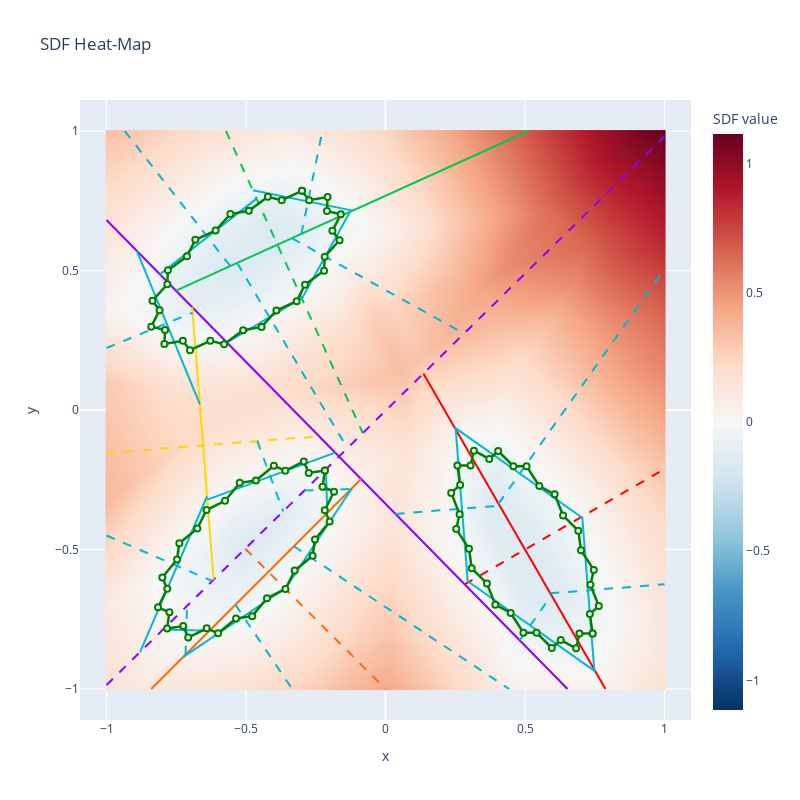

The cell this chart's notebook holds for it:
### Code cell
# Import the new refactored functions
from ainr.vis import plot_sdf_heatmap, plot_splines

# Example 1: Plot just the SDF heatmap with polygons and spline lines
plot_sdf_heatmap(mlp, splines=splines, polygons=polygons, interactive=True)

# Example 2: Plot splines separately (PC1 | PC2 per row)
plot_splines(splines, interactive=True)

# Example 3: Interactive versions (requires plotly)
# plot_sdf_heatmap(mlp, splines=splines, polygons=polygons, interactive=True)
# plot_splines(splines, interactive=True)

### Figure 1 — Plotly figure (JSON) as saved in the notebook; plotly's stock layout.template omitted (floating-point values rounded to 4 significant figures; data arrays with more than 128 entries replaced by an {"elided": "..."} marker saying what was removed)
{"data": [{"colorbar": {"title": {"text": "SDF value"}}, "colorscale": [[0, "rgb(5,48,97)"], [0.1, "rgb(33,102,172)"], [0.2, "rgb(67,147,195)"], [0.3, "rgb(146,197,222)"], [0.4, "rgb(209,229,240)"], [0.5, "rgb(247,247,247)"], [0.6, "rgb(253,219,199)"], [0.7, "rgb(244,165,130)"], [0.8, "rgb(214,96,77)"], [0.9, "rgb(178,24,43)"], [1, "rgb(103,0,31)"]], "type": "heatmap", "x": {"elided": "300 float values"}, "y": {"elided": "300 float values"}, "z": {"elided": "300x300 float values"}, "zmid": 0}, {"line": {"color": "#8B00FF", "dash": "solid", "width": 2}, "mode": "lines", "name": "D0: pc1", "showlegend": false, "type": "scatter", "x": [-1, 0.6526], "y": [0.681, -1]}, {"line": {"color": "#8B00FF", "dash": "dash", "width": 2}, "mode": "lines", "name": "D0: pc2", "showlegend": false, "type": "scatter", "x": [-1, 1], "y": [-0.9859, 0.9803]}, {"line": {"color": "#FF0000", "dash": "solid", "width": 2}, "mode": "lines", "name": "D1: ++/pc1", "showlegend": false, "type": "scatter", "x": [0.1358, 0.7887], "y": [0.1307, -1]}, {"line": {"color": "#FF0000", "dash": "dash", "width": 2}, "mode": "lines", "name": "D1: ++/pc2", "showlegend": false, "type": "scatter", "x": [0.2838, 1], "y": [-0.6248, -0.2113]}, {"line": {"color": "#00B8D4", "dash": "solid", "width": 2}, "mode": "lines", "name": "D2: ++/++/pc1", "showlegend": false, "type": "scatter", "x": [0.705, 0.7482], "y": [-0.3816, -0.93]}, {"line": {"color": "#00B8D4", "dash": "dash", "width": 2}, "mode": "lines", "name": "D2: ++/++/pc2", "showlegend": false, "type": "scatter", "x": [0.5907, 1], "y": [-0.657, -0.6248]}, {"line": {"color": "#00B8D4", "dash": "solid", "width": 2}, "mode": "lines", "name": "D2: ++/+-/pc1", "showlegend": false, "type": "scatter", "x": [0.2986, 0.7526], "y": [-0.6163, -0.9375]}, {"line": {"color": "#00B8D4", "dash": "dash", "width": 2}, "mode": "lines", "name": "D2: ++/+-/pc2", "showlegend": false, "type": "scatter", "x": [0.4809, 0.5948], "y": [-0.8254, -0.6643]}, {"line": {"color": "#00B8D4", "dash": "solid", "width": 2}, "mode": "lines", "name": "D2: ++/--/pc1", "showlegend": false, "type": "scatter", "x": [0.2518, 0.295], "y": [-0.07004, -0.6184]}, {"line": {"color": "#00B8D4", "dash": "dash", "width": 2}, "mode": "lines", "name": "D2: ++/--/pc2", "showlegend": false, "type": "scatter", "x": [0.0356, 0.4093], "y": [-0.3724, -0.343]}, {"line": {"color": "#00B8D4", "dash": "solid", "width": 2}, "mode": "lines", "name": "D2: ++/-+/pc1", "showlegend": false, "type": "scatter", "x": [0.2474, 0.7014], "y": [-0.06249, -0.3837]}, {"line": {"color": "#00B8D4", "dash": "dash", "width": 2}, "mode": "lines", "name": "D2: ++/-+/pc2", "showlegend": false, "type": "scatter", "x": [0.4052, 1], "y": [-0.3357, 0.5051]}, {"line": {"color": "#FF6B00", "dash": "solid", "width": 2}, "mode": "lines", "name": "D1: +-/pc1", "showlegend": false, "type": "scatter", "x": [-0.8396, -0.08715], "y": [-1, -0.2475]}, {"line": {"color": "#FF6B00", "dash": "dash", "width": 2}, "mode": "lines", "name": "D1: +-/pc2", "showlegend": false, "type": "scatter", "x": [-0.5028, -3.886e-16], "y": [-0.4972, -1]}, {"line": {"color": "#00B8D4", "dash": "solid", "width": 2}, "mode": "lines", "name": "D2: +-/++/pc1", "showlegend": false, "type": "scatter", "x": [-0.3592, -0.1207], "y": [-0.6408, -0.2811]}, {"line": {"color": "#00B8D4", "dash": "dash", "width": 2}, "mode": "lines", "name": "D2: +-/++/pc2", "showlegend": false, "type": "scatter", "x": [-0.3281, 0.4432], "y": [-0.4885, -1]}, {"line": {"color": "#00B8D4", "dash": "solid", "width": 2}, "mode": "lines", "name": "D2: +-/+-/pc1", "showlegend": false, "type": "scatter", "x": [-0.2134, -0.2087], "y": [-0.2126, -0.3691]}, {"line": {"color": "#00B8D4", "dash": "dash", "width": 2}, "mode": "lines", "name": "D2: +-/+-/pc2", "showlegend": false, "type": "scatter", "x": [-0.2905, -0.123], "y": [-0.2884, -0.2834]}, {"line": {"color": "#00B8D4", "dash": "solid", "width": 2}, "mode": "lines", "name": "D2: +-/--/pc1", "showlegend": false, "type": "scatter", "x": [-0.797, -0.6309], "y": [-0.7863, -0.7913]}, {"line": {"color": "#00B8D4", "dash": "dash", "width": 2}, "mode": "lines", "name": "D2: +-/--/pc2", "showlegend": false, "type": "scatter", "x": [-0.7166, -0.7114], "y": [-0.877, -0.7022]}, {"line": {"color": "#00B8D4", "dash": "solid", "width": 2}, "mode": "lines", "name": "D2: +-/-+/pc1", "showlegend": false, "type": "scatter", "x": [-0.7242, -0.3602], "y": [-0.8846, -0.6398]}, {"line": {"color": "#00B8D4", "dash": "dash", "width": 2}, "mode": "lines", "name": "D2: +-/-+/pc2", "showlegend": false, "type": "scatter", "x": [-0.5378, -0.3347], "y": [-0.6982, -1]}, {"line": {"color": "#FFD700", "dash": "solid", "width": 2}, "mode": "lines", "name": "D1: --/pc1", "showlegend": false, "type": "scatter", "x": [-0.6928, -0.6159], "y": [0.3686, -0.6083]}, {"line": {"color": "#FFD700", "dash": "dash", "width": 2}, "mode": "lines", "name": "D1: --/pc2", "showlegend": false, "type": "scatter", "x": [-1, -0.2381], "y": [-0.154, -0.09399]}, {"line": {"color": "#00B8D4", "dash": "solid", "width": 2}, "mode": "lines", "name": "D2: --/++/pc1", "showlegend": false, "type": "scatter", "x": [-0.6386, -0.1803], "y": [-0.321, -0.1528]}, {"line": {"color": "#00B8D4", "dash": "dash", "width": 2}, "mode": "lines", "name": "D2: --/++/pc2", "showlegend": false, "type": "scatter", "x": [-0.4592, -0.3668], "y": [-0.1114, -0.3634]}, {"line": {"color": "#00B8D4", "dash": "solid", "width": 2}, "mode": "lines", "name": "D2: --/+-/pc1", "showlegend": false, "type": "scatter", "x": [-0.8797, -0.6395], "y": [-0.8676, -0.3092]}, {"line": {"color": "#00B8D4", "dash": "dash", "width": 2}, "mode": "lines", "name": "D2: --/+-/pc2", "showlegend": false, "type": "scatter", "x": [-1, -0.6206], "y": [-0.4498, -0.613]}, {"line": {"color": "#00B8D4", "dash": "solid", "width": 2}, "mode": "lines", "name": "D2: --/--/pc1", "showlegend": false, "type": "scatter", "x": [-0.8913, -0.6655], "y": [0.5704, 0.02076]}, {"line": {"color": "#00B8D4", "dash": "dash", "width": 2}, "mode": "lines", "name": "D2: --/--/pc2", "showlegend": false, "type": "scatter", "x": [-1, -0.6913], "y": [0.2221, 0.3489]}, {"line": {"color": "#00C853", "dash": "solid", "width": 2}, "mode": "lines", "name": "D1: -+/pc1", "showlegend": false, "type": "scatter", "x": [-0.7509, 0.5128], "y": [0.4276, 1]}, {"line": {"color": "#00C853", "dash": "dash", "width": 2}, "mode": "lines", "name": "D1: -+/pc2", "showlegend": false, "type": "scatter", "x": [-0.5718, -0.08133], "y": [1, -0.08278]}, {"line": {"color": "#00B8D4", "dash": "solid", "width": 2}, "mode": "lines", "name": "D2: -+/++/pc1", "showlegend": false, "type": "scatter", "x": [-0.2996, -0.1275], "y": [0.3992, 0.7099]}, {"line": {"color": "#00B8D4", "dash": "dash", "width": 2}, "mode": "lines", "name": "D2: -+/++/pc2", "showlegend": false, "type": "scatter", "x": [-0.3355, 0.2816], "y": [0.6157, 0.274]}, {"line": {"color": "#00B8D4", "dash": "solid", "width": 2}, "mode": "lines", "name": "D2: -+/+-/pc1", "showlegend": false, "type": "scatter", "x": [-0.4757, -0.1174], "y": [0.7877, 0.7145]}, {"line": {"color": "#00B8D4", "dash": "dash", "width": 2}, "mode": "lines", "name": "D2: -+/+-/pc2", "showlegend": false, "type": "scatter", "x": [-0.3015, -0.2261], "y": [0.6311, 1]}, {"line": {"color": "#00B8D4", "dash": "solid", "width": 2}, "mode": "lines", "name": "D2: -+/--/pc1", "showlegend": false, "type": "scatter", "x": [-0.8088, -0.4621], "y": [0.4865, 0.7577]}, {"line": {"color": "#00B8D4", "dash": "dash", "width": 2}, "mode": "lines", "name": "D2: -+/--/pc2", "showlegend": false, "type": "scatter", "x": [-0.935, -0.5562], "y": [1, 0.5157]}, {"line": {"color": "#00B8D4", "dash": "solid", "width": 2}, "mode": "lines", "name": "D2: -+/-+/pc1", "showlegend": false, "type": "scatter", "x": [-0.5683, -0.3006], "y": [0.2419, 0.4013]}, {"line": {"color": "#00B8D4", "dash": "dash", "width": 2}, "mode": "lines", "name": "D2: -+/-+/pc2", "showlegend": false, "type": "scatter", "x": [-0.5316, -0.1365], "y": [0.5269, -0.137]}, {"line": {"color": "green", "width": 2.5}, "marker": {"color": "white", "line": {"color": "green", "width": 2}, "size": 6}, "mode": "lines+markers", "name": "polygon 0", "showlegend": false, "type": "scatter", "x": [-0.2172, -0.2752, -0.2928, -0.3591, -0.4, -0.4644, -0.5224, -0.5752, -0.6414, -0.6745, -0.7389, -0.7473, -0.8, -0.7824, -0.8154, -0.7745, -0.7828, -0.7248, -0.7072, -0.6409, -0.6, -0.5356, -0.4776, -0.4248, -0.3586, -0.3255, -0.2611, -0.2527, -0.2, -0.2176, -0.1846, -0.2255, -0.2172], "y": [-0.2172, -0.2255, -0.1846, -0.2176, -0.2, -0.2527, -0.2611, -0.3255, -0.3586, -0.4248, -0.4776, -0.5356, -0.6, -0.6409, -0.7072, -0.7248, -0.7828, -0.7745, -0.8154, -0.7824, -0.8, -0.7473, -0.7389, -0.6745, -0.6414, -0.5752, -0.5224, -0.4644, -0.4, -0.3591, -0.2928, -0.2752, -0.2172]}, {"line": {"color": "green", "width": 2.5}, "marker": {"color": "white", "line": {"color": "green", "width": 2}, "size": 6}, "mode": "lines+markers", "name": "polygon 1", "showlegend": false, "type": "scatter", "x": [0.7423, 0.7325, 0.7645, 0.7345, 0.7465, 0.7007, 0.691, 0.6364, 0.6064, 0.5514, 0.5056, 0.4585, 0.4039, 0.3719, 0.3169, 0.3048, 0.2577, 0.2675, 0.2355, 0.2655, 0.2535, 0.2993, 0.309, 0.3636, 0.3936, 0.4486, 0.4944, 0.5415, 0.5961, 0.6281, 0.6831, 0.6952, 0.7423], "y": [-0.8014, -0.7313, -0.7027, -0.6266, -0.5732, -0.5026, -0.4325, -0.3782, -0.3021, -0.2724, -0.2018, -0.2012, -0.1469, -0.1755, -0.1458, -0.1992, -0.1986, -0.2687, -0.2973, -0.3734, -0.4268, -0.4974, -0.5675, -0.6218, -0.6979, -0.7276, -0.7982, -0.7988, -0.8531, -0.8245, -0.8542, -0.8008, -0.8014]}, {"line": {"color": "green", "width": 2.5}, "marker": {"color": "white", "line": {"color": "green", "width": 2}, "size": 6}, "mode": "lines+markers", "name": "polygon 2", "showlegend": false, "type": "scatter", "x": [-0.2993, -0.372, -0.4216, -0.4897, -0.5559, -0.609, -0.6816, -0.7117, -0.7797, -0.7822, -0.8353, -0.8097, -0.8397, -0.7901, -0.7925, -0.7263, -0.7007, -0.628, -0.5784, -0.5103, -0.4441, -0.391, -0.3184, -0.2883, -0.2203, -0.2178, -0.1647, -0.1903, -0.1603, -0.2099, -0.2075, -0.2737, -0.2993], "y": [0.7854, 0.7521, 0.764, 0.714, 0.7024, 0.6433, 0.6099, 0.5508, 0.5008, 0.4506, 0.3915, 0.3579, 0.2987, 0.2868, 0.2366, 0.2482, 0.2146, 0.2479, 0.236, 0.286, 0.2976, 0.3567, 0.3901, 0.4492, 0.4992, 0.5494, 0.6085, 0.6421, 0.7013, 0.7132, 0.7634, 0.7518, 0.7854]}], "layout": {"height": 800, "hovermode": "closest", "title": {"text": "SDF Heat-Map"}, "width": 800, "xaxis": {"title": {"text": "x"}}, "yaxis": {"scaleanchor": "x", "scaleratio": 1, "title": {"text": "y"}}}}
